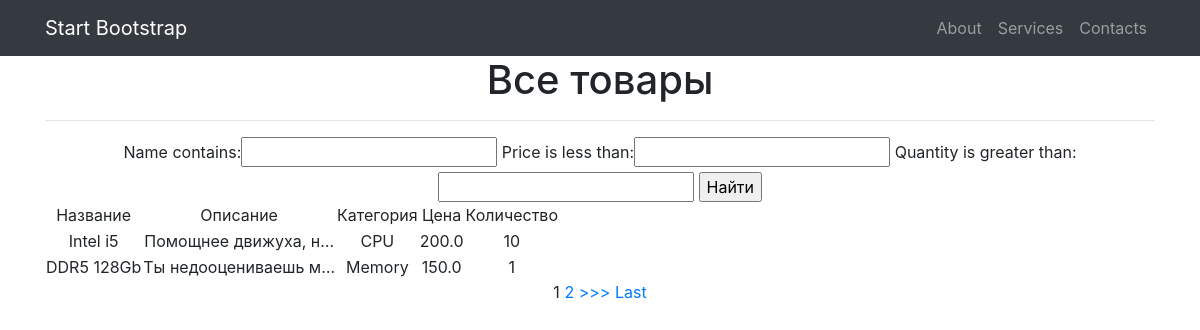
Screenshot of /products/ with the database file from the repository.
### simpleapp/models.py (models this page shows, shortened)
class Product(models.Model):
    name = models.CharField(max_length=200,unique=True)
    description = models.TextField()
    price = models.FloatField(validators=[MinValueValidator(0.0)])
    quantity = models.IntegerField(validators=[MinValueValidator(0)])
    category = models.ForeignKey(to='Category', on_delete=models.CASCADE, related_name='products')

class Category(models.Model):
    name = models.CharField(max_length=200, unique=True)  # названия категорий тоже не должны повторяться

### simpleapp/views.py (the view)
# urls.py: path('', Products.as_view()),
class Products(ListView):
    model = Product
    template_name = 'product_list.html'
    context_object_name = 'products'
    ordering = ['-price']
    paginate_by = 2 # поставим постраничный вывод в один элемент
    def get_context_data(self, **kwargs):
        context = super().get_context_data(**kwargs)
        context['filter'] = ProductFilter(self.request.GET, queryset=self.get_queryset())
        return context

### simpleapp/templates/simpleapp/product_list.html (shortened to what this page needs)
{% extends 'flatpages/default.html' %}
{% load custom_filters %}
{% block content %}
    <h1>Все товары</h1>
    <hr>
    <form method="GET">
        {{filter.form}}
        <input type="submit" value="Найти">
    </form>
    {% if products %}
        <table>
            <tr>
                <td>Название</td>
                <td>Описание</td>
                <td>Категория</td>
                <td>Цена</td>
                <td>Количество</td>
            </tr>
            {% for product in products %}
            <tr>
                <td>{{product.name}}</td>
                <td>{{product.description|truncatechars:20}}</td>
                <td>{{product.category.name}}</td>
                <td>{{product.price}}</td>
                <td>{{product.quantity}}</td>
            </tr>
            {% endfor %}
        </table>
{% if is_paginated %}
    {% for num in page_obj.paginator.page_range %}
        {% if page_obj.number == num %}
            <a>{{ num }}</a>
        {% elif num > page_obj.number|add:'-3' and num < page_obj.number|add:'3' %}
            <a href="?page={{ num }}">{{ num }}</a>
        {% endif %}
    {% endfor %}
    {% if page_obj.has_next %}
        <a href="?page={{ page_obj.next_page_number }}">>>></a>
        <a href="?page={{ page_obj.paginator.num_pages }}">Last</a>
    {% endif %}
{% endif %}
    {% else %}
        </table>
        <h2>Товаров нет</h2>
    {% endif %}
{% endblock content %}

### rows the page displays
Product: name "Intel i5", description "Помощнее движуха, н…", category.name "CPU", price "200.0", quantity "10"
Product: name "DDR5 128Gb", description "Ты недооцениваешь м…", category.name "Memory", price "150.0", quantity "1"

### other values shown
{{ num }} "1"
{{ num }} "2"
